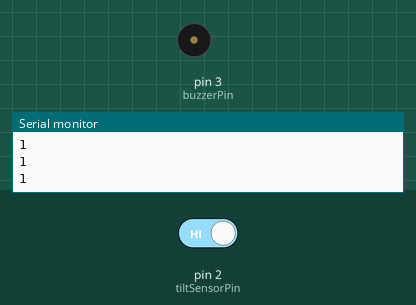
The sketch below on a simulated Arduino Uno, built with avr-gcc and run on an emulated ATmega328P. Parts: buzzer (waves = sounding, pin HIGH), the last lines printed to the serial monitor. The test bench sets the inputs (shaded band); at power-on: pin 2 (tiltSensorPin) HIGH.

Above: at 1.4 s.
1.5 s: pin 2 (tiltSensorPin) driven LOW
At 2.6 s:
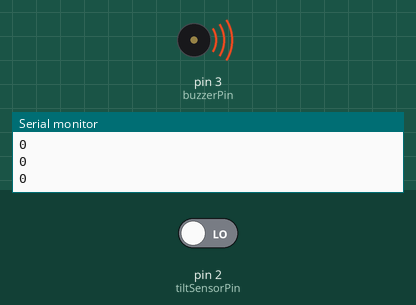
3.0 s: pin 2 (tiltSensorPin) driven HIGH
At 3.7 s:
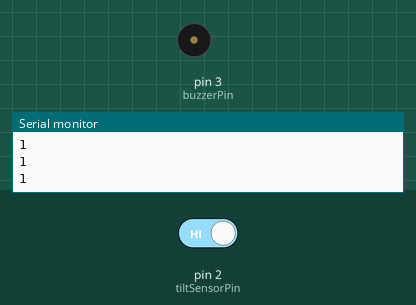
Timing chart, 0 to 6.0 s (numbered marks = the images above; inputs shaded):
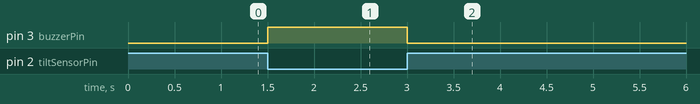

The sketch:

SensorInclinacion.ino
```cpp
// Definir los pines
const int tiltSensorPin = 2;  // Pin del sensor de inclinación
const int buzzerPin = 3;      // Pin del buzzer

void setup() {
  // Configurar el pin del sensor como entrada
  pinMode(tiltSensorPin, INPUT);

  // Configurar el pin del buzzer como salida
  pinMode(buzzerPin, OUTPUT);

  // Iniciar la comunicación serial (opcional, para depuración)
  Serial.begin(9600);
}

void loop() {
  // Leer el estado del sensor de inclinación
  int tiltState = digitalRead(tiltSensorPin);

  // Mostrar el estado en el monitor serial (opcional)
  Serial.println(tiltState);

  // Si el sensor está inclinado (posición horizontal, LOW)
  if (tiltState == LOW) {
    // Activar el buzzer (sonido continuo)
    digitalWrite(buzzerPin, HIGH);
  } else {
    // Apagar el buzzer
    digitalWrite(buzzerPin, LOW);
  }

  // Pequeño retardo para evitar lecturas erráticas
  delay(300);
}
```

Measured:
- after the input at 1.5 s, pin 3 (buzzerPin): LOW → HIGH at once
- after the input at 3.0 s, pin 3 (buzzerPin): HIGH → LOW at once
